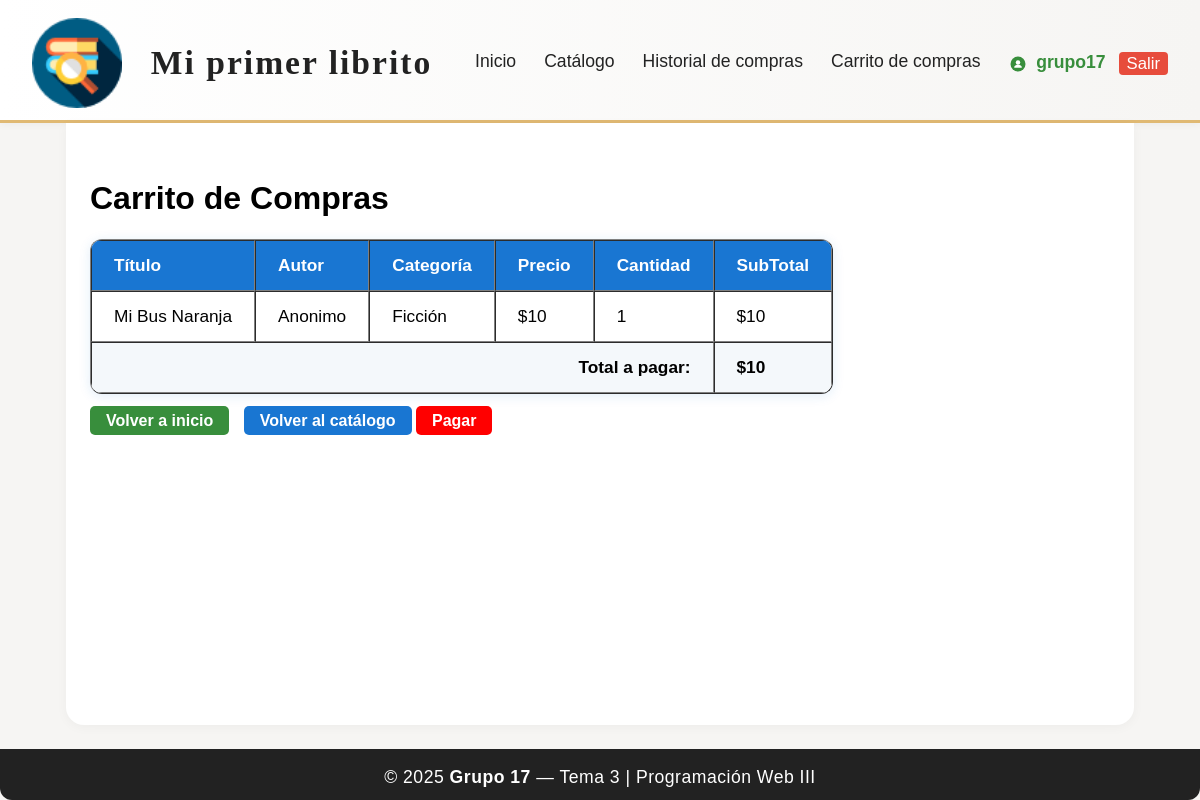
Page /carrito/ (signed in) on the earlier database version.
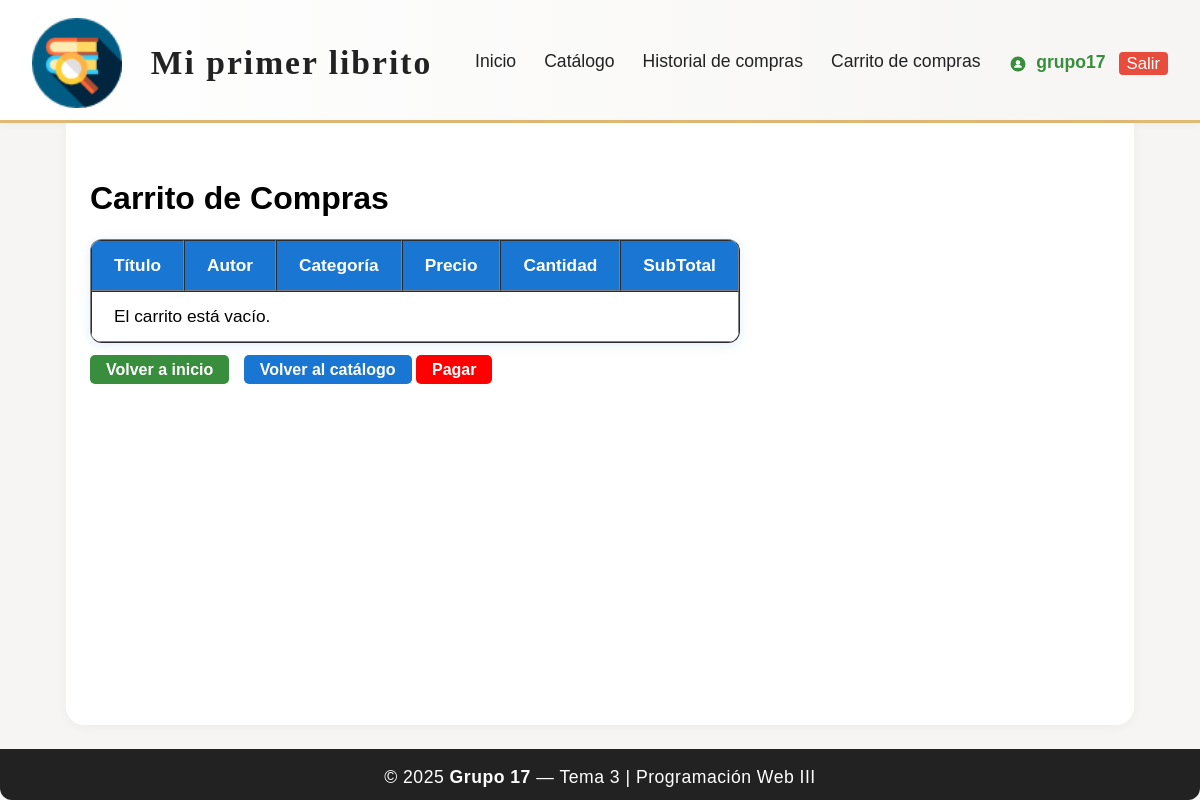
Same page on the later database version.
### app/models.py (models this page shows, shortened)
class CarritoActual(models.Model):
    usuario = models.ForeignKey(User, on_delete=models.CASCADE)
    titulo = models.CharField(max_length=100)
    autor = models.CharField(max_length=100)
    fecha_publicacion = models.DateField()
    categoria = models.CharField(max_length=100, blank=True, null=True)
    precio = models.IntegerField(default=0)
    cantidad = models.PositiveIntegerField(default=1)

### app/views.py (the view)
# urls.py: path('carrito/', views.ver_carrito, name='ver_carrito'),
@login_required
def ver_carrito(request):
    carrito_items = CarritoActual.objects.filter(usuario=request.user)
    items = []
    total_general = 0
    for item in carrito_items:
        precio = item.precio if item.precio is not None else 0
        total = precio * item.cantidad
        items.append({
            'titulo': item.titulo,
            'autor': item.autor,
            'categoria': item.categoria,
            'precio': precio,
            'cantidad': item.cantidad,
            'total': total,
            'fecha_publicacion': item.fecha_publicacion
        })
        total_general += total
    return render(request, 'carrito.html', {'carrito_items': items, 'total_general': total_general})

### app/templates/carrito.html (shortened to what this page needs)
{% load static %}
<!DOCTYPE html>
<html lang="es">
<head>
    <link rel="stylesheet" href="{% static 'estilos.css' %}">
</head>
<body>
    <div class="layout-flex">
        <header class="main-header">
            <div class="header-content">
                <img src="{% static 'img/libreriaicon.png' %}" alt="Logo" class="logo-header">
                <div class="header-title">
                    <span class="logo-text">Mi primer <strong>librito</strong></span>
                </div>
                <nav class="main-nav">
                    <a href="{% url 'inicio' %}">Inicio</a>
                    <a href="{% url 'catalogo_libros' %}">Catálogo</a>
                    <a href="{% url 'historial_compras' %}">Historial de compras</a>
                    <a href="{% url 'ver_carrito' %}">Carrito de compras</a>
                </nav>
                <div class="user-menu">
                    {% if user.is_authenticated %}
                        <span style="color: #388e3c; font-weight: bold;">
                            <svg xmlns="http://www.w3.org/2000/svg" width="18" height="18" viewBox="0 0 24 24" fill="#388e3c" style="vertical-align: middle; margin-right: 4px;"><circle cx="12" cy="12" r="10"/><circle cx="12" cy="10" r="3" fill="#fff"/><path d="M12 13c-3 0-5 1.5-5 3v1h10v-1c0-1.5-2-3-5-3z" fill="#fff"/></svg>
                            {{ user.username }}
                            <a href="{% url 'usuario_logout' %}" class="logout-btn" title="Cerrar sesión" style="margin-left:8px; padding:2px 8px; background:#e74c3c; color:#fff; border-radius:4px; font-size:0.95em; text-decoration:none; font-weight:500; vertical-align:middle;">Salir</a>
                        </span>
                    {% else %}
                        <span>Invitado</span>
                    {% endif %}
                </div>
            </div>
        </header>
        <main class="main-content">
            <h1>Carrito de Compras</h1>
            <table class="modern-table" border="1" cellpadding="5" style="margin-top: 20px;">
                <thead>
                    <tr>
                        <th>Título</th>
                        <th>Autor</th>
                        <th>Categoría</th>
                        <th>Precio</th>
                        <th>Cantidad</th>
                        <th>SubTotal</th>
                    </tr>
                </thead>
                <tbody>
                    {% if carrito_items %}
                        {% for item in carrito_items %}
                        <tr>
                            <td>{{ item.titulo }}</td>
                            <td>{{ item.autor }}</td>
                            <td>{{ item.categoria }}</td>
                            <td>${{ item.precio }}</td>
                            <td>{{ item.cantidad }}</td>
                            <td>${{ item.total }}</td>
                        </tr>
                        {% endfor %}
                        <tr>
                            <td colspan="5" style="text-align: right; font-weight: bold;">Total a pagar:</td>
                            <td style="font-weight: bold;">${{ total_general }}</td>
                        </tr>
                    {% else %}
                        <tr><td colspan="6">El carrito está vacío.</td></tr>
                    {% endif %}
                </tbody>
            </table>
            <br>
            <a href="{% url 'inicio' %}" style="padding: 6px 16px; background: #388e3c; color: white; border-radius: 5px; text-decoration: none; font-weight: bold; margin-right: 10px;">Volver a inicio</a>
            <a href="{% url 'catalogo_libros' %}" style="padding: 6px 16px; background: #1976d2; color: white; border-radius: 5px; text-decoration: none; font-weight: bold;">Volver al catálogo</a>
            <a href="{% url 'pagar' %}" style="padding: 6px 16px; background: #ff0000; color: white; border-radius: 5px; text-decoration: none; font-weight: bold;">Pagar</a>
        </main>
        <footer class="main-footer">
            <span>&copy; 2025 <strong>Grupo 17</strong> — Tema 3 | Programación Web III</span>
        </footer>
    </div>
</body>
</html>

Differences in the rows shown:
removed CarritoActual: titulo "Mi Bus Naranja", autor "Anonimo", categoria "Ficción", precio "10", cantidad "1", total "10"
Other differences:
{{ total_general }}: "10" → (not shown)
text no longer shown: "Total a pagar: $"
text now shown: "El carrito está vacío."
